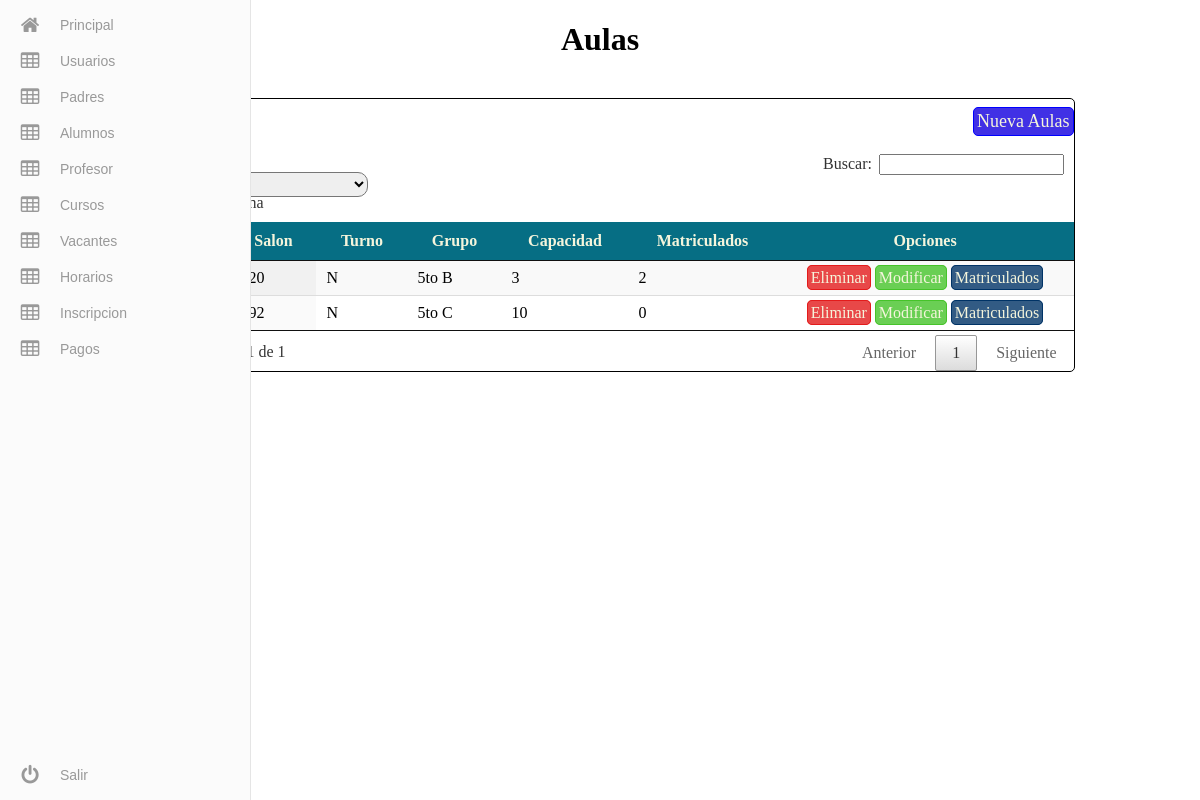
Screenshot of /admin/vacantes/vacantes.php (signed in) with the database file from the repository.
### tables this page shows
CREATE TABLE `aula` (
  `idaula` int(11) NOT NULL,
  `nombre` varchar(45) NOT NULL,
  `edificio` varchar(45) NOT NULL,
  `salon` varchar(45) NOT NULL,
  `grupo_id` int(11) NOT NULL,
  `id_profesor` int(11) NOT NULL,
  `id_horario` int(11) NOT NULL
);

CREATE TABLE `grupo` (
  `idgrupo` int(11) NOT NULL,
  `nombre` varchar(45) NOT NULL,
  `capacidad` int(11) NOT NULL,
  `turno` varchar(10) NOT NULL
);

### admin/vacantes/vacantes.php (the view, shortened to what this page needs)
<?php
    $re=mysql_query("SELECT * FROM grupo,aula WHERE grupo.idgrupo=aula.grupo_id");
?>
<!DOCTYPE html>
<html >
  <head>
    <link rel="stylesheet" href="../css/menu.css">
    <link rel="stylesheet" href="../css/tabla.css?v=2">
    <link rel="stylesheet" type="text/css" href="../css/jquery.dataTables.min.css">
  </head>
  <body>
    <?php
        include ('../include/menu.php');
    ?>
    <center><h1>Aulas</h1></center>
    <br>
    <div class="tablas">
        <a href="nuevo.php" class="NuevoU" >Nueva Aulas</a>
        <table id="example" class="display" cellspacing="0" width="100%">
			<thead>
				<tr>
					<th>Salon</th>
					<th>Turno</th>
					<th>Grupo</th>
					<th>Capacidad</th>
					<th>Matriculados</th>
					<th>Opciones</th>
				</tr>
			</thead>
			<tbody>
				<?php while($row =mysql_fetch_array($re)){
                    $re4=mysql_query("SELECT COUNT(*) as total from inscripcion where grupo_id='".$row['idgrupo']."'");
                    $numero2 = mysql_fetch_assoc($re4);
                ?>
					<tr>
						<td><?php echo $row['edificio']; ?></td>
						<td><?php echo $row['salon']; ?></td>
						<td><?php echo $row['turno']; ?></td>
						<td><?php echo $row['nombre']; ?></td>
						<td><?php echo $row['capacidad']; ?></td>
						<td><?php echo $numero2['total']; ?></td>
						<td><center><a class="eli" href="eliminar.php?id=<?php echo $row['idgrupo']; ?>&id2=<?php echo $row['idaula']; ?>" onclick="javascript:return confirmacion();">Eliminar</a>
                            <a class="edi" href="modificar.php?id=<?php echo $row['idgrupo']; ?>&id2=<?php echo $row['idaula']; ?>" >Modificar</a> <a class="cro" href="matriculados.php?id=<?php echo $row['idgrupo']; ?>&id2=<?php echo $row['idaula']; ?>&nom=<?php echo $row['nombre']; ?>" >Matriculados</a></center></td>
					</tr>
				<?php } ?>
			</tbody>
		</table>
    </div>
  </body>
</html>

### admin/css/tabla.css (style rules this page uses)
.tablas { border: solid 1px black; width: 80%; min-width: 100px; margin-left: auto; margin-right: auto; border-radius: 5px; }
thead { background: #066e84; margin-top: 5px; color: beige; }
.tablas a { padding: 3px; margin-left: auto; margin-right: auto; border-radius: 5px; text-decoration: none; color: beige; }
.eli { border: solid 1px #E31B1B; background: #e84848; }
.edi { border: solid 1px #46C32A; background: #6acf54; }
.cro { border: solid 1px #003366; background: #325b84; }
.NuevoU { border: solid 1px blue; padding: 10spx; border-radius: 5px; float:right; margin: 8px; margin-right: 10px; background: #4131e5; font-size: 18px; }

### rows the page displays
aula: salon "120", grupo.turno "N", nombre "5to B", grupo.capacidad "3", total "2"
aula: salon "292", grupo.turno "N", nombre "5to C", grupo.capacidad "10", total "0"
